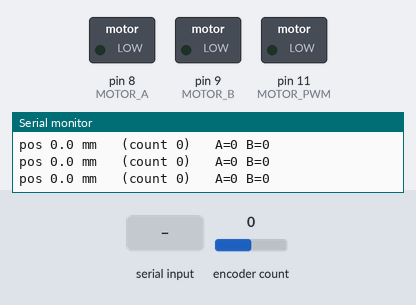
This sketch was run on a simulated Arduino Uno, built with avr-gcc and run on an emulated ATmega328P. Parts: switched loads named in the sketch (green lamp = pin HIGH), the last lines printed to the serial monitor. The inputs (shaded band) are chosen by the test bench; at power-on: encoder count 0.

Above: at 1.2 s.
1.3 s: "+\n" received over Serial
At 1.4 s:
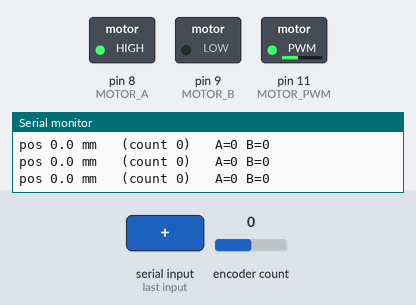
3.0 s: "-\n" received over Serial
At 3.1 s:
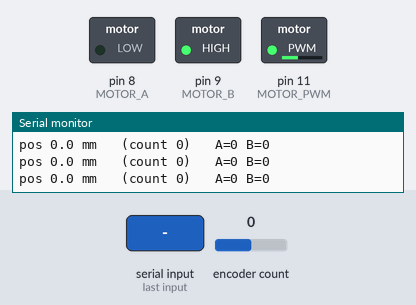
Timing chart, 0 to 6.0 s (numbered marks = the images above; inputs shaded):
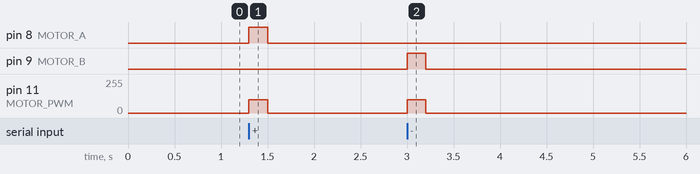

The sketch:

Slide_Encoder_Check.ino
```cpp
// =============================================================================
// SLIDE ENCODER CHECK - shows how far the slide has moved, in mm
// =============================================================================
// Serial Monitor: 115200 baud. Type a command in the box at the top, press Enter.
//
//   z          zero here (do this with the slide fully retracted)
//   +          short motor pulse OUT
//   -          short motor pulse IN
//   c 300      calibrate: zero, move the slide exactly 300 mm by hand
//              (measure with a ruler), then type "c 300". Prints the
//              MM_PER_COUNT to paste into the code below.
//
// Output:  pos  152.3 mm   (count 4210)
//
// Checks:
//   Push slide OUT by hand  -> mm goes UP     (if not: swap encoder A/B wires,
//                                              or flip OUTTAKE_ENCODER_DIRECTION)
//   Type +                  -> slide goes OUT (if not: swap motor wires,
//                                              or flip OUTTAKE_MOTOR_DIRECTION)
//   Slide not moving        -> count must NOT change. If it drifts, the encoder
//                              wiring is bad (ground / 5 V / noise).
//
// WARNING: this does not park the arm. Check the slide path is clear first.
// =============================================================================

#include <Encoder.h>

const int MOTOR_A = 8, MOTOR_B = 9, MOTOR_PWM = 11;   // same pins as V2_1
Encoder enc(2, 3);                                     // encoder on D2 / D3

const int PULSE_PWM = 100;   // 0-255, keep low for testing
const int PULSE_MS  = 200;

// mm of slide travel per encoder count. Set this with the "c" command.
// pi * 36.15 mm spool / 384.5 counts per spool rev (1:1 gearing since 16 Oct) = 0.2954 mm/count.
// Wrong if the slide is cascade-rigged; use "c" to check with a ruler.
float MM_PER_COUNT = 0.2954;   // 36.15 mm spool (measured), 1:1. Extending reads NEGATIVE here (raw count).

void motor(int pwm) {
  digitalWrite(MOTOR_A, pwm > 0);
  digitalWrite(MOTOR_B, pwm < 0);
  analogWrite(MOTOR_PWM, abs(pwm));
}

void pulse(int pwm) {
  motor(pwm);
  delay(PULSE_MS);
  motor(0);
}

void setup() {
  Serial.begin(115200);
  pinMode(MOTOR_A, OUTPUT); pinMode(MOTOR_B, OUTPUT); pinMode(MOTOR_PWM, OUTPUT);
  motor(0);
  Serial.println("Commands: z = zero, + = out, - = in, c <mm> = calibrate");
}

void loop() {
  if (Serial.available()) {
    String cmd = Serial.readStringUntil('\n');
    cmd.trim();
    if (cmd == "z") { enc.write(0); Serial.println("zeroed"); }
    else if (cmd == "+") pulse(+PULSE_PWM);
    else if (cmd == "-") pulse(-PULSE_PWM);
    else if (cmd.startsWith("c")) {
      float mm = cmd.substring(1).toFloat();
      long count = enc.read();
      if (mm > 0 && count != 0) {
        MM_PER_COUNT = mm / count;
        Serial.print("Calibrated. Paste into code:  float MM_PER_COUNT = ");
        Serial.print(MM_PER_COUNT, 5); Serial.println(";");
      } else Serial.println("zero first, move the slide, then e.g. c 300");
    }
  }

  // print 5x per second
  static unsigned long last = 0;
  if (millis() - last >= 200) {
    last = millis();
    long count = enc.read();
    Serial.print("pos "); Serial.print(count * MM_PER_COUNT, 1);
    Serial.print(" mm   (count "); Serial.print(count);
    Serial.print(")   A="); Serial.print(digitalRead(2));     // raw encoder pins:
    Serial.print(" B="); Serial.println(digitalRead(3));      // flickering = noise
  }
}
```

Measured:
- after the input at 1.3 s, pin 8 (MOTOR_A): LOW → HIGH at once, → LOW 0.20 s later; pin 11 (MOTOR_PWM): 0/255 → 100/255 at once, → 0/255 0.20 s later
- after the input at 3.0 s, pin 9 (MOTOR_B): LOW → HIGH at once, → LOW 0.20 s later; pin 11 (MOTOR_PWM): 0/255 → 100/255 at once, → 0/255 0.20 s later
